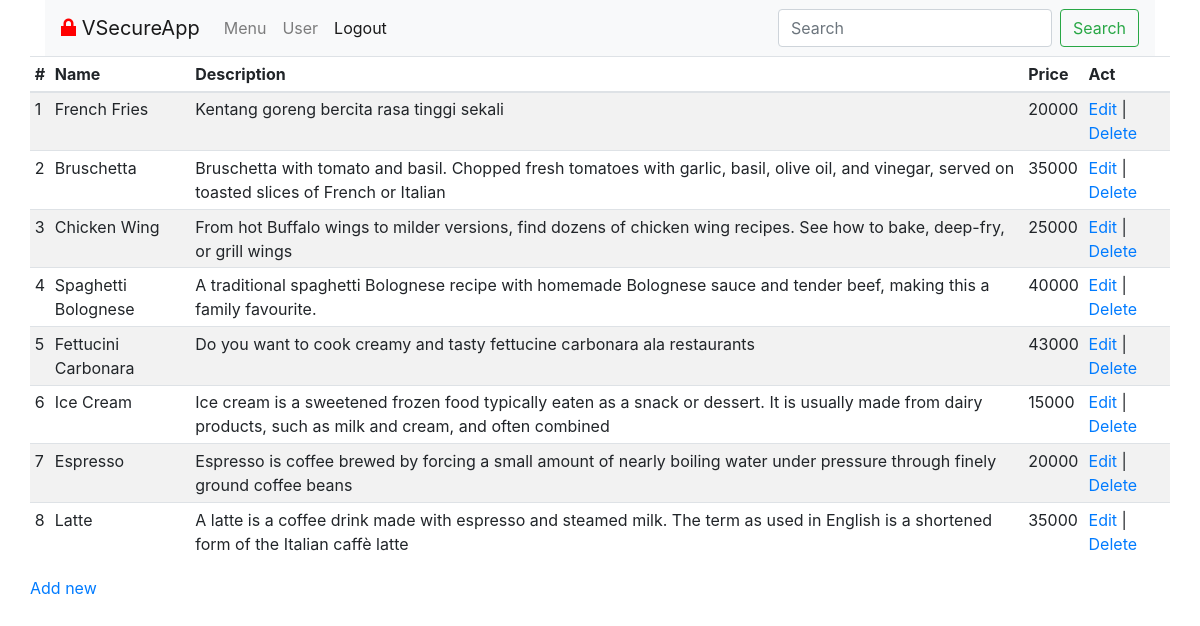
/index.php?m=menus (signed in), run on the app's committed database.
### tables this page shows
CREATE TABLE `menus` (
  `id` int(11) NOT NULL AUTO_INCREMENT,
  `name` varchar(100) DEFAULT NULL,
  `price` decimal(10,0) DEFAULT NULL,
  `description` varchar(200) DEFAULT NULL,
  `image` varchar(200) DEFAULT 'NULL',
  `id_cat` int(11) DEFAULT NULL,
  PRIMARY KEY (`id`)
);

### includes/database.php (called while the page is built, shortened)
<?php
$dsn = 'mysql:host=127.0.0.1;dbname=tugas1';
if(isset($_SESSION['group']) && $_SESSION['group'] == 'admin'){
	$username = 'admin';
	$password = 'adminpassword';
}else{
	$username = 'user';
	$password = 'userpassword';
}
$options = array(
    PDO::MYSQL_ATTR_INIT_COMMAND => 'SET NAMES utf8',
);
$dbh = new PDO($dsn, $username, $password, $options);
function query(){
	global $dbh;
	$args = func_get_args();
	$sql = $args[0];
	if(count($args)>1){
		array_shift($args);
		$params = $args;
	}else{
		$params = [];
	}
	$stmt = $dbh->prepare($sql);
	$stmt->execute($params);
	return $stmt;
}

### includes/functions.php (the view, shortened to what this page needs)
<?php
function generateTable($head, $queryResult, $baseUrl){
	print '<table class="table table-sm table-striped">';
	print '<thead class="thead-inverse"><tr><th>#</th>';
	foreach($head as $k=>$v){
		printf('<th>%s</th>', $v);
	}
	print '<th>Act</th></tr></thead><tbody>';
	foreach ($queryResult as $key => $value) {
		print '<tr>';
		printf('<td>%s</td>', $key+1);
		foreach ($head as $k => $v) {
			printf('<td>%s</td>', $value[$k]);
		}
		printf('<td><a href="%s">Edit</a> | <a href="%s">Delete</a> </td>', $baseUrl.'&act=edit&id='.$value['id'], $baseUrl.'&act=delete&id='.$value['id']);
		print '</tr>';
	}
	print '</tbody></table>';
}

### data on the page
menus: name "French Fries", description "Kentang goreng bercita rasa tinggi sekali", price "20000"
menus: name "Bruschetta", description "Bruschetta with tomato and basil. Chopped fresh tomatoes with garlic, basil, olive oil, and vinegar, served on toasted slices of French or Italian", price "35000"
menus: name "Chicken Wing", description "From hot Buffalo wings to milder versions, find dozens of chicken wing recipes. See how to bake, deep-fry, or grill wings", price "25000"
menus: name "Spaghetti Bolognese", description "A traditional spaghetti Bolognese recipe with homemade Bolognese sauce and tender beef, making this a family favourite.", price "40000"
menus: name "Fettucini Carbonara", description "Do you want to cook creamy and tasty fettucine carbonara ala restaurants", price "43000"
menus: name "Ice Cream", description "Ice cream is a sweetened frozen food typically eaten as a snack or dessert. It is usually made from dairy products, such as milk and cream, and often combined", price "15000"
menus: name "Espresso", description "Espresso is coffee brewed by forcing a small amount of nearly boiling water under pressure through finely ground coffee beans", price "20000"
menus: name "Latte", description "A latte is a coffee drink made with espresso and steamed milk. The term as used in English is a shortened form of the Italian caffè latte", price "35000"

### other printed values
$v "Name"
$v "Description"
$v "Price"
